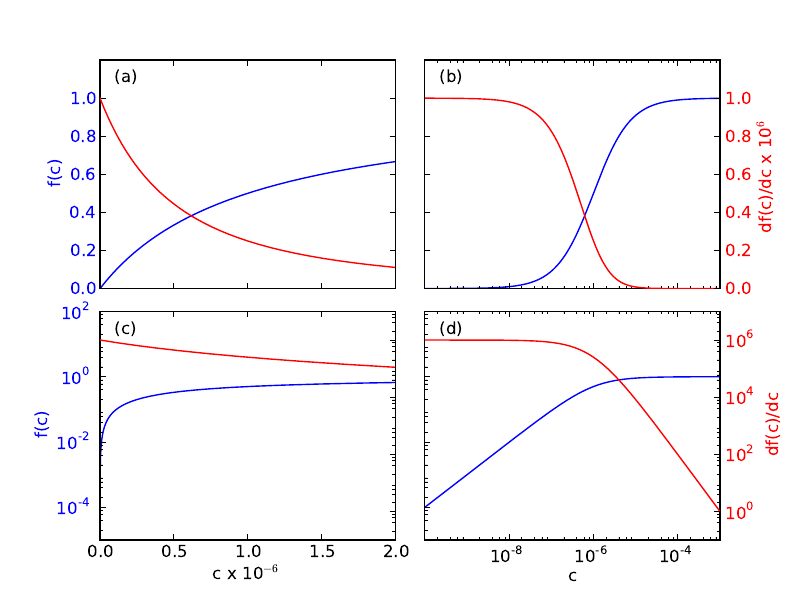

Python code for this plot:
import numpy as np
import matplotlib.pyplot as plt

x = np.arange(-10, -3.0, 0.01)
t = np.zeros_like(x)
f = np.zeros_like(x)
j = np.zeros_like(x)
s = 1e-6

for i in range(len(x)):
  t[i] = 10**x[i]
  f[i] = t[i] / (t[i] + s) 
  j[i] = s / (t[i] + s) / (t[i] + s) 
     
lx = 0.05
ly = 0.9
xsc = 1e6
ysc = 1e6
     
plt.subplots_adjust( hspace=0.1, wspace = 0.1 )

ax1 = plt.subplot(2, 2, 1)
ax1.plot(t*xsc, f, 'b-')
plt.xlim([0, 2])
plt.ylim([0, 1.2])
ax1.set_ylabel('f(c)', color='b')
for tl in ax1.get_yticklabels():
    tl.set_color('b')
plt.text(lx, ly, '(a)', transform=ax1.transAxes)

ax1s = ax1.twinx()
ax1s.plot(t*xsc, j/ysc, 'r')
plt.xlim([0, 2])
plt.ylim([0, 1.2])
plt.yticks([0, .2, .4, .6, 0.8, 1.0])

ax2 = plt.subplot(2, 2, 2)
plt.semilogx(t, f, 'b-')
plt.xlim([1e-10, 1e-3])
plt.xticks([1e-8, 1e-6, 1e-4])
plt.ylim([0, 1.2])
plt.text(lx, ly, '(b)', transform=ax2.transAxes)

ax2s = ax2.twinx()
ax2s.semilogx(t, j/ysc, 'r')
plt.xlim([1e-10, 1e-3])
plt.xticks([1e-8, 1e-6, 1e-4])
plt.ylim([0, 1.2])
plt.yticks([0, .2, .4, .6, 0.8, 1.0])
ax2s.set_ylabel('df(c)/dc x 10$^6$', color='r')
for tl in ax2s.get_yticklabels():
    tl.set_color('r')

ax3 = plt.subplot(2, 2, 3)
plt.semilogy(t*xsc, f, 'b-')
plt.xlim([0, 2])
plt.ylim([1e-5, 1e2])
plt.yticks([1e-4, 1e-2, 1e-0, 1e2])
ax3.set_xlabel('c x 10$^{-6}$')
ax3.set_ylabel('f(c)', color='b')
for tl in ax3.get_yticklabels():
    tl.set_color('b')
plt.text(lx, ly, '(c)', transform=ax3.transAxes)

ax3s = ax3.twinx()
ax3s.semilogy(t*xsc, j, 'r')
plt.xlim([0, 2])
plt.ylim([1e-1, 1e7])
plt.yticks([ 1e-0, 1e2, 1e4, 1e6])

ax4 = plt.subplot(2, 2, 4)
plt.loglog(t, f, 'b-')
plt.xlim([1e-10, 1e-3])
plt.xticks([1e-8, 1e-6, 1e-4])
plt.ylim([1e-5, 1e2])
plt.yticks([1e-4, 1e-2, 1e-0, 1e2])
ax4.set_xlabel('c')
plt.text(lx, ly, '(d)', transform=ax4.transAxes)

ax4s = ax4.twinx()
ax4s.loglog(t, j, 'r')
plt.xlim([1e-10, 1e-3])
plt.xticks([1e-8, 1e-6, 1e-4])
plt.ylim([1e-1, 1e7])
plt.yticks([ 1e-0, 1e2, 1e4, 1e6])
ax4s.set_ylabel('df(c)/dc', color='r')
for tl in ax4s.get_yticklabels():
    tl.set_color('r')

xticklabels = ax1.get_xticklabels() + ax1s.get_xticklabels() + ax2.get_xticklabels() + ax2s.get_xticklabels() 
plt.setp(xticklabels, visible=False)

yticklabels = ax1s.get_yticklabels() + ax2.get_yticklabels() + ax3s.get_yticklabels() + ax4.get_yticklabels() 
plt.setp(yticklabels, visible=False)

fig = plt.gcf()
fig.set_size_inches(8, 6)
plt.savefig('fig03monod.pdf')
plt.show()
